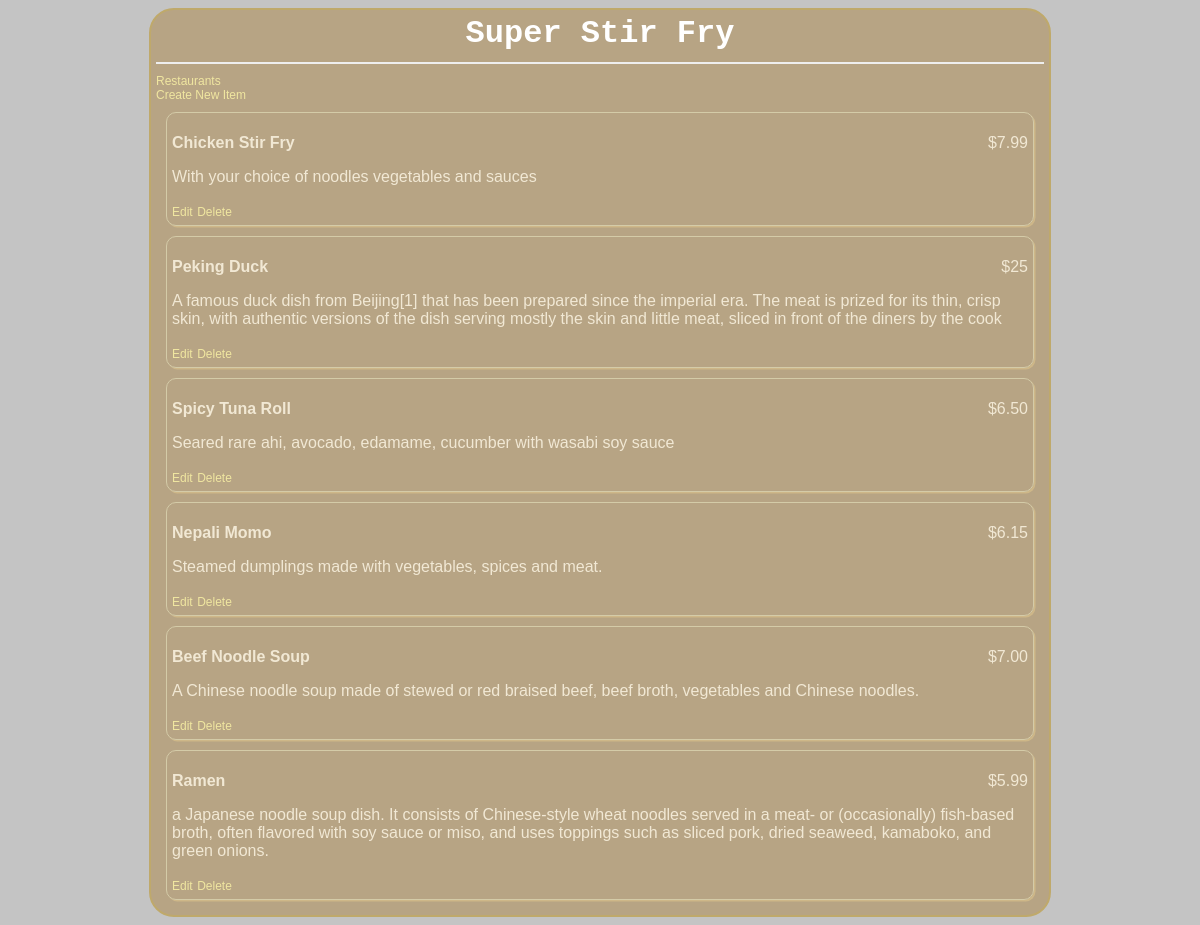
Page /restaurants/2/menu on the committed database.
### database_setup.py (models this page shows, shortened)
class Restaurant(Base):
    __tablename__ = 'restaurant'
    id = Column(Integer, primary_key=True)
    name = Column(String(250), nullable=False)

class MenuItem(Base):
    __tablename__ = 'menu_item'
    name =Column(String(80), nullable = False)
    id = Column(Integer, primary_key = True)
    description = Column(String(250))
    price = Column(String(8))
    course = Column(String(250))
    restaurant_id = Column(Integer,ForeignKey('restaurant.id'))
    restaurant = relationship(Restaurant)

### app.py (the view)
@app.route('/restaurants/<int:restaurant_id>/menu')
def restaurantMenu(restaurant_id):
    restaurant = session.query(Restaurant).filter_by(id=restaurant_id).one()
    items = session.query(MenuItem).filter_by(restaurant_id=restaurant_id)
    return render_template(
        'menu.html', restaurant=restaurant, items=items, restaurant_id=restaurant_id)

### templates/menu.html (shortened to what this page needs)
<html>
<head>
<link rel=stylesheet type=text/css href="{{ url_for('static', filename='styles.css') }}">
</head>
<body>
<div class = "pane">
	<div class = "header">
		<h1>{{ restaurant.name }}</h1>
	</div>
	<a href = "{{url_for('restaurantsList')}}"> Restaurants </a><br/>
	<a href = "{{url_for('newMenuItem', restaurant_id = restaurant.id) }}">Create New Item</a><br/>
	{% for i in items %}
	<div class = "npd">
		<div class = 'nameAndPrice'>
		<span class = 'name'><p>{{i.name}}</p></span>
		<span class = 'price'><p>{{i.price}} </p></span>
		</div>
		<div class = 'description'>
		<p>{{i.description}}</p>
		</div>
		<div class = "editdeletepane">
			<a href="{{url_for('editMenuItem',restaurant_id = restaurant.id, menu_id=i.id)}}" >Edit</a>
			<a href="{{url_for('deleteMenuItem', restaurant_id = restaurant.id, menu_id=i.id)}}">Delete</a>
		</div>
	</div>
	{% endfor %}
</div>
</body>
</html>

### static/styles.css (style rules this page uses)
body { font-family: sans-serif; background-color: #c4c4c4; }
h1, h2, h3, h4 { color: #ffffff; }
h1, h2 { font-family: 'Courier New'; margin: 0; }
h1 { padding-bottom: 10px; border-bottom: 2px solid #eee; }
p, dd, dt { color: #f1e8d4; }
a { text-decoration: none; color: #f0e6a0; font-size: .75em; }
.pane { margin:0 auto; width:75%; border: 2px solid; border-radius: 25px; padding: 5px; border-color: #bfa96b; background-color: #b7a484; }
.header { left: 50%; text-align: center; margin-bottom: 10px; }
.npd { border: 1px solid; border-radius: 10px; box-shadow: 1.5px 1.5px #ceb788; border-color: #d4cba8; padding: 5px; margin: 10px; }
.name { width: 50%; display: inline-block; float: left; font-weight: bold; }
.price { color: #f1e8d4; text-align: right; width: 50%; float: right; }

### rows in the picture
Restaurant: name "Super Stir Fry"
MenuItem: name "Chicken Stir Fry", price "$7.99", description "With your choice of noodles vegetables and sauces"
MenuItem: name "Peking Duck", price "$25", description "A famous duck dish from Beijing[1] that has been prepared since the imperial era. The meat is prized for its thin, crisp skin, with authentic versions of the dish serving mostly the skin and little meat, sliced in front of the diners by the cook"
MenuItem: name "Spicy Tuna Roll", price "$6.50", description "Seared rare ahi, avocado, edamame, cucumber with wasabi soy sauce"
MenuItem: name "Nepali Momo", price "$6.15", description "Steamed dumplings made with vegetables, spices and meat."
MenuItem: name "Beef Noodle Soup", price "$7.00", description "A Chinese noodle soup made of stewed or red braised beef, beef broth, vegetables and Chinese noodles."
MenuItem: name "Ramen", price "$5.99", description "a Japanese noodle soup dish. It consists of Chinese-style wheat noodles served in a meat- or (occasionally) fish-based broth, often flavored with soy sauce or miso, and uses toppings such as sliced pork, dried seaweed, kamaboko, and green onions."
